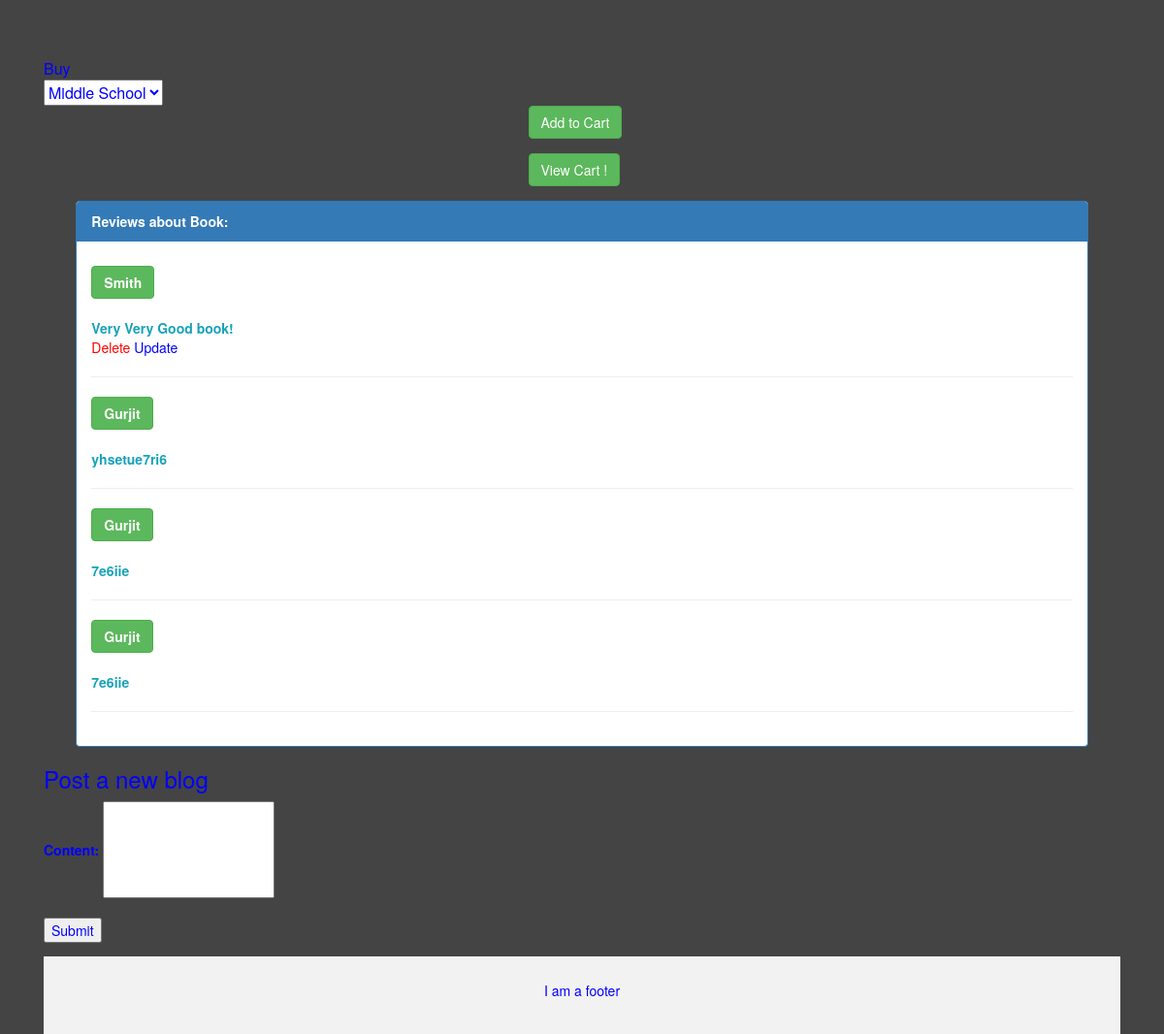
Page /book?id=2 (signed in, lower part) on the earlier database version.
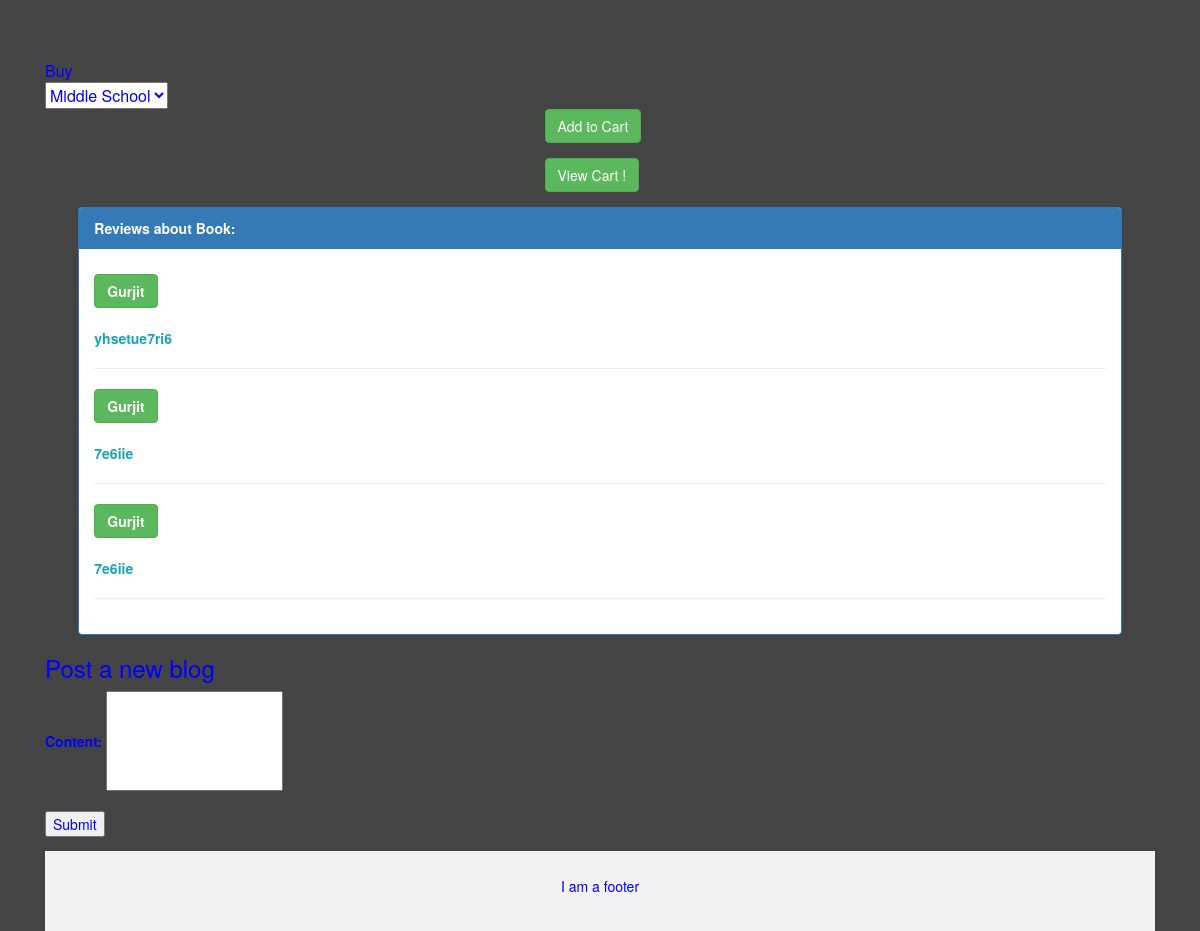
Same page on the later database version.
### app/models.py (models this page shows, shortened)
class Book(db.Model):
   id=db.Column(db.Integer, primary_key=True)
   writer=db.Column(db.String(100))
   title=db.Column(db.String(100))
   description=db.Column(db.String(350))
   url=db.Column(db.String(150))
   cost=db.Column(db.Float)
   quantity=db.Column(db.Integer)
   posts=db.relationship('Post',backref='review', lazy='dynamic')

class Post(db.Model):
    id = db.Column(db.Integer, primary_key=True)
    body = db.Column(db.String(350))
    timestamp = db.Column(db.DateTime, index=True, default=datetime.utcnow)
    user_id = db.Column(db.Integer, db.ForeignKey('user.id'))
    book_id=db.Column(db.Integer, db.ForeignKey('book.id'))

class User(UserMixin,db.Model):
    id = db.Column(db.Integer, primary_key=True)
    username = db.Column(db.String(64), index=True, unique=True)
    email = db.Column(db.String(120), index=True, unique=True)
    password_hash = db.Column(db.String(128))
    key=db.Column(db.String(130))
    posts = db.relationship('Post', backref='author', lazy='dynamic')

### app/routes.py (the view)
@app.route('/book')
@login_required
def book():
   id=request.args.get('id')
   posts=Post.query.all()
   book=Book.query.filter_by(id=id).first()
   return render_template('book.html',posts=posts,book=book,id=int(id))

### app/models.py (called while the page is built)
@login.user_loader
def load_user(id):
    return User.query.get(int(id))

### app/templates/book.html (shortened to what this page needs)
{% extends "base.html" %}
{% block content %}
 <div class="container">
    <img src="{{book.url}}" style="border:8px solid white;padding:5px" class="rounded mx-auto d-block" class="img-rounded"   alt=book image height=350px" width="300px"><br>
<br><br>
<form target="paypal" action="https://www.paypal.com/cgi-bin/webscr" method="post">
  <table>
  <tr><td><input type="hidden" name="on0" value="Buy">Buy</td></tr><tr><td><select name="os0">
    <option value="{{book.title}}">{{book.title}}</option>
  </select> </td></tr>
  </table>
  <div style="padding-left:45%"><button class="btn btn-success" type="submit">Add to Cart</button></div>
 </form>
  <form target="paypal" action="https://www.paypal.com/cgi-bin/webscr" method="post" >
    <div style="padding-left:45%"><button class="btn btn-success" type="submit" >View Cart  !</button></div>
    </form>
    <div class ="panel panel-primary" style="margin-left:3%;margin-right:3%">
      <div class="panel-heading" ><b>Reviews about Book:</b></div>
      <div class="panel-body">
        <div class="text-left">
      {% for post in posts %}
      {% if (post.review.id == id) %}
   <button type="button" class="btn btn-success"><b>{{post.author.username}}</b></button><br><br><span class="text-info"><b>{{post.body}}</b></span><br>
   {%if (current_user.username == post.author.username) %}
    <a href="/delete?id={{post.id}}&bookId={{id}}" style="color:red" >Delete</a>
    <a href="/update?id={{post.id}}&bookId={{id}}" style="color:blue">Update</a>
     {% endif %}
     <hr class="style6">
     {% endif %}
   {% endfor %}
   </div>
   </div>
   </div>
   <h3>Post a new blog</h3>
   <form action="/add?bookId={{id}}" method="POST">
   <b>Content:  </b>         <input name="body" style="height:100px"><br><br>
   <input type="Submit">
   </form>
{% endblock %}

### app/templates/base.html (shortened to what this page needs)
<html lang="en">
<head>
    <link rel="stylesheet" href="https://stackpath.bootstrapcdn.com/bootstrap/4.3.1/css/bootstrap.min.css">
    <link rel="stylesheet" type="text/css" href="../static/styles/custom.css">
    <link rel="stylesheet" href="https://maxcdn.bootstrapcdn.com/bootstrap/3.4.0/css/bootstrap.min.css">
</head>
    <body style="background-color:#444444; color:blue" >
        {% block content %}{% endblock %}
    <footer class="container-fluid text-center">
        <p> I am a footer </p>
    </footer>
 </body>
</html>

### app/static/styles/custom.css (style rules this page uses)
footer { background-color: #f2f2f2; padding: 25px; }

Differences in the rows shown:
removed Post: author.username "Smith", body "Very Very Good book!"
